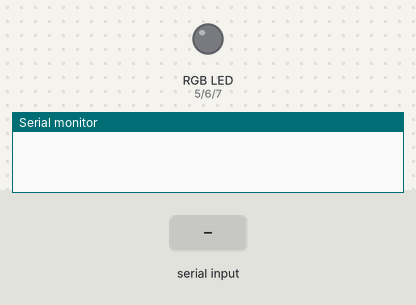
Recording of a sketch running on a simulated Arduino Uno, built with avr-gcc and run on an emulated ATmega328P. On the bench: an RGB LED mixed from three pins (HIGH = lit), the last lines printed to the serial monitor. The inputs (shaded band) are chosen by the test bench.

Above: at 1.2 s.
1.3 s: "5" received over Serial
At 2.1 s:
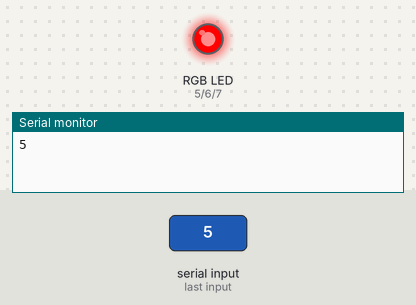
7.3 s: "6" received over Serial
At 7.9 s:
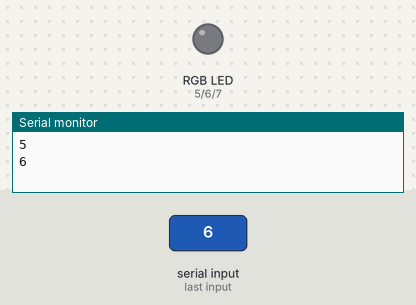
8.8 s: "1" received over Serial
At 9.1 s:
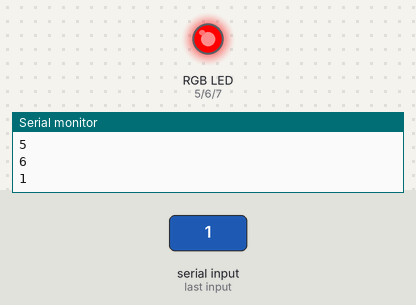
Timing chart, 0 to 11.8 s (numbered marks = the images above; inputs shaded):
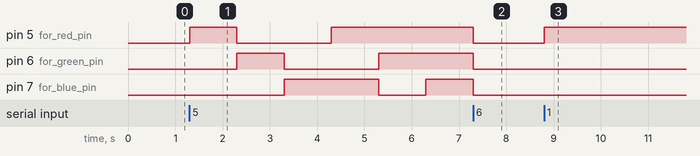

The sketch:

RGB_BLUETOOTH_CONTROLLER.ino
```cpp
char data =0;//variable for initiate the incoming text

void setup() {
Serial.begin(9600);

pinMode(5,OUTPUT);//for red pin
pinMode(6,OUTPUT);//for green pin
pinMode(7,OUTPUT);//for blue pin
 }

void loop() {

 if(Serial.available()>0)// read the text
   {   data= Serial.read();
       Serial.println(data);

    if ( data == '1') {

    digitalWrite(5,HIGH);


         }
   else if ( data == '2')
   {
   digitalWrite(6,HIGH);

         }
   else if ( data == '3')
   {
  digitalWrite(7,HIGH);

         }

    else if ( data == '4')
   {
   digitalWrite(5,HIGH);
    digitalWrite(6,HIGH);
     digitalWrite(7,HIGH);
         }
     else if ( data == '5')
   {
    digitalWrite(6,LOW);
   digitalWrite(7,LOW);
   digitalWrite(5,HIGH);
   delay(1000);
   digitalWrite(6,HIGH);
   digitalWrite(5,LOW);
   delay(1000);
   digitalWrite(7,HIGH);
   digitalWrite(6,LOW);
   delay(1000);
   digitalWrite(5,HIGH);
   delay(1000);
   digitalWrite(7,LOW);
   digitalWrite(6,HIGH);
   digitalWrite(5,HIGH);
   delay(1000);
   digitalWrite(6,HIGH);
   digitalWrite(5,HIGH);
   digitalWrite(7,HIGH);
   delay(1000);

   }
      else if ( data == '6')
{
   digitalWrite(5,LOW);
    digitalWrite(6,LOW);
     digitalWrite(7,LOW);
         }


}
}
```

Measured:
- after the input at 1.3 s, pin 5 (for_red_pin): LOW → HIGH at once, → LOW 1.0 s later, → HIGH 2.0 s later; pin 6 (for_green_pin): LOW → HIGH after 1.0 s, → LOW 1.0 s later, → HIGH 2.0 s later; pin 7 (for_blue_pin): LOW → HIGH after 2.0 s, → LOW 2.0 s later, → HIGH 1.0 s later
- after the input at 7.3 s, pin 5 (for_red_pin), pin 6 (for_green_pin), pin 7 (for_blue_pin): HIGH → LOW at once
- after the input at 8.8 s, pin 5 (for_red_pin): LOW → HIGH at once
